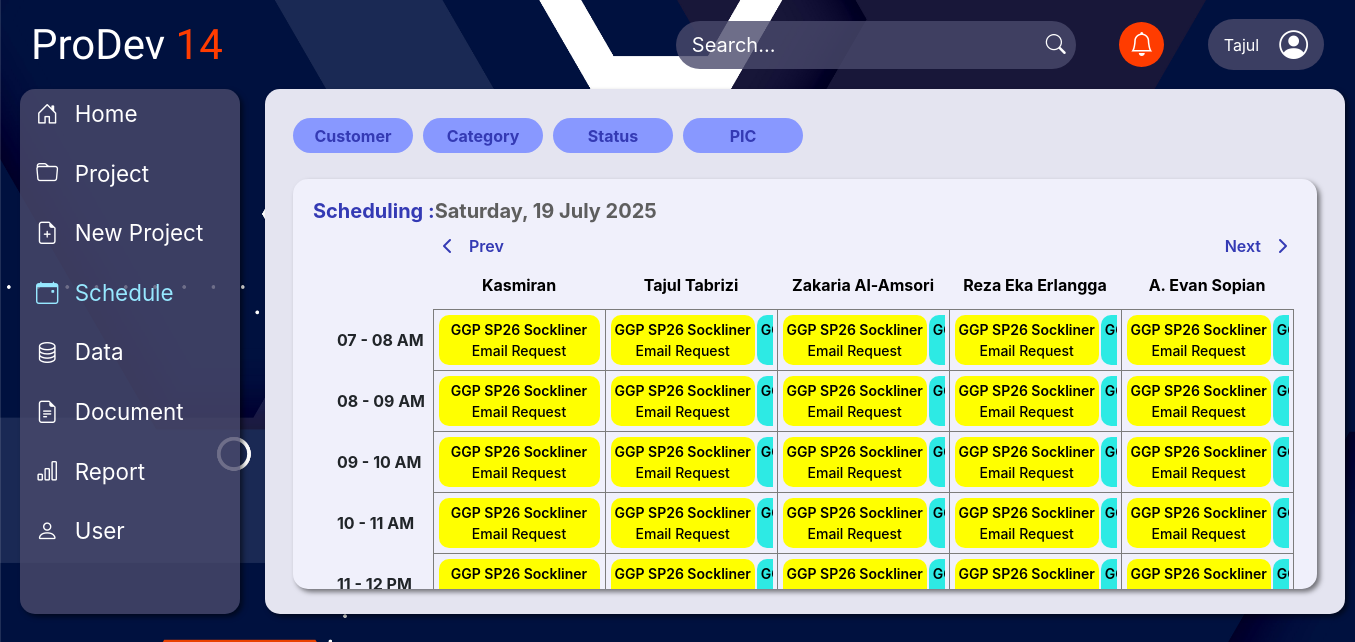
Screenshot of /public/schedule/detail_perdate/2025-07-19 with the database file from the repository.
### tables this page shows
CREATE TABLE `user` (
  `nik` varchar(10) NOT NULL,
  `full_name` varchar(30) NOT NULL,
  `call_name` varchar(10) NOT NULL,
  `username` varchar(30) NOT NULL,
  `password` varchar(100) NOT NULL,
  `role` varchar(20) NOT NULL
);

CREATE TABLE `project` (
  `id_project` varchar(20) NOT NULL,
  `id_category` varchar(5) NOT NULL,
  `id_customer` varchar(5) NOT NULL,
  `project` varchar(50) NOT NULL,
  `start_date` datetime NOT NULL DEFAULT current_timestamp(),
  `due_date` datetime NOT NULL,
  `status` varchar(50) NOT NULL,
  `progress` int(11) NOT NULL
);

CREATE TABLE `step` (
  `id_step` varchar(20) NOT NULL,
  `id_project` varchar(20) NOT NULL,
  `nik_user` varchar(10) NOT NULL,
  `step` varchar(30) NOT NULL,
  `area` varchar(20) NOT NULL,
  `plan_date` datetime NOT NULL
);

### app/core/Controller.php (called while the page is built, shortened)
<?php
class Controller
{
  public function view($view, $data = [])
  {
    require_once '../app/views/' . $view . '.php';
  }
  public function model($model)
  {
    return new $model;
  }
}

### app/controllers/Schedule.php (called while the page is built, shortened)
<?php
class Schedule extends Controller
{
  public function detail_perdate($date)
  {
    $data['judul'] = 'Schedule Project';
    $data['proj'] = $this->model('Schedule_model')->getAllProject();
    $data['cust'] = $this->model('Schedule_model')->getAllCustomer();
    $data['cate'] = $this->model('Schedule_model')->getAllCategory();
    $data['pic'] = $this->model('Schedule_model')->getUserTeamMember();
    $data['date'] = $this->model('Schedule_model')->getDate($date);
    $this->view('schedule/detail_perdate', $data);
  }
}

### app/core/App.php (called while the page is built, shortened)
<?php
class App
{
  protected $method = 'index';
  protected $params = [];
  public function __construct()
  {
    $url = $this->parseURL();
    if (isset($url[0]) && file_exists('../app/controllers/' . $url[0] . '.php')) {
      unset($url[0]);
    }
    $this->controller = new $this->controller;
    if (isset($url[1])) {
      if (method_exists($this->controller, $url[1])) {
        $this->method = $url[1];
        unset($url[1]);
      }
    }
    if (!empty($url)) {
      $this->params = array_values($url);
    }
    call_user_func_array([$this->controller, $this->method], $this->params);
  }
  public function parseURL()
  {
    if (isset($_GET['url'])) {
      $url = rtrim($_GET['url'], '/');
      $url = filter_var($url, FILTER_SANITIZE_URL);
      $url = explode('/', $url);
      return $url;
    }
  }
}

### public/index.php (called while the page is built, shortened)
<?php
$app = new App;

### app/core/Database.php (called while the page is built, shortened)
<?php
class Database
{
  private $host = DB_HOST;
  private $user = DB_USER;
  private $pass = DB_PASS;
  private $db_name = DB_NAME;
  private $dbh;
  private $stmt;
  public function __construct()
  {
    $dsn = 'mysql:host=' . $this->host . ';dbname=' . $this->db_name;
    $option = [
      PDO::ATTR_PERSISTENT => true,
      PDO::ATTR_ERRMODE => PDO::ERRMODE_EXCEPTION
    ];
    try {
      $this->dbh = new PDO($dsn, $this->user, $this->pass, $option);
    } catch (PDOException $e) {
      die($e->getMessage());
    }
  }
  public function query($query)
  {
    $this->stmt = $this->dbh->prepare($query);
  }
  public function execute()
  {
    $this->stmt->execute();
  }
  public function resultSet()
  {
    $this->execute();
    return $this->stmt->fetchAll(PDO::FETCH_ASSOC);
  }
  public function single()
  {
    $this->execute();
    return $this->stmt->fetch(PDO::FETCH_ASSOC);
  }
}

### app/models/Schedule_model.php (called while the page is built, shortened)
<?php
class Schedule_model
{
  private $db;
  public function __construct()
  {
    $this->db = new Database;
  }
  public function getAllProject()
  {
    $this->db->query('SELECT * FROM
                        step st
                      JOIN
                        project pj ON st.id_project = pj.id_project
                      JOIN
                        category cg ON pj.id_category = cg.id_category
                      JOIN
                        customer ct ON pj.id_customer = ct.id_customer
                      JOIN
                        user us ON st.nik_user = us.nik
                      GROUP BY pj.project');
    return $this->db->single();
  }
  public function getAllCustomer()
  {
    $this->db->query('SELECT * FROM customer');
    return $this->db->resultSet();
  }
  public function getAllCategory()
  {
    $this->db->query('SELECT * FROM category');
    return $this->db->resultSet();
  }
  public function getUserTeamMember()
  {
    $this->db->query("SELECT * FROM user WHERE role IN ('Team Member', 'Administrator')");
    return $this->db->resultSet();
  }
}

### app/views/schedule/detail_perdate.php (the view, shortened to what this page needs)
<div class="container">
  <div class="card p-2" id="bg-card" style="height: 525px;">
    <div class="card-body">
      <div class="row">
        <div class="col-lg-6">
        </div>
      </div>
      <div class="d-flex justify-content-between">
        <form method="GET" action="" class="d-flex gap-3 mb-3">
        <div class="position-relative" style="margin-right: 10px;">
          <select name="customer" class="form-select ps-5 no-arrow" onchange="this.form.submit()">
            <option value="">Customer</option>
          </select>
        </div>
        <div class="position-relative" style="margin-right: 10px;">
          <select name="category" class="form-select ps-5 no-arrow" onchange="this.form.submit()">
            <option value="">Category</option>
          </select>
        </div>
        <div class="position-relative" style="margin-right: 10px;">
          <select name="status" class="form-select ps-5 no-arrow" onchange="this.form.submit()">
            <option value="">Status</option>
          </select>
        </div>
        <div class="position-relative" style="margin-right: 10px;">
          <select name="pic" class="form-select ps-5 no-arrow" onchange="this.form.submit()">
            <option value="">PIC</option>
          </select>
        </div>
      </form>
    </div>
        <div class="card project-card">
          <div class="card-body" style="max-height: 410px; height: 410px; overflow-y: auto;">
            <div class="d-flex">
              <h4 class="project-title">Scheduling  :</h4> <br style="width: 10px;">
              <h4 class="project-title-date"><?= date('l, d F Y', strtotime($data['date']));  ?></h4>
            </div>
            <div class="d-flex justify-content-between" style="margin-left: 120px;">
              <div class="d-flex justify-content-start toggle-button">
                <div class="icon-add-row">
                  <i class="fas fa-chevron-left"></i>
                </div>
                <button onclick="showContent('prod', this)" class="toggle-new-proj d-flex align-items-center tampilModalUpdate" data-toggle="modal" data-target="#ModalUpdate" data-id="<?= $proj['id_project']; ?>">Prev</button>
              </div>
              <div class="d-flex justify-content-end toggle-button">
                  <button onclick="showContent('doc', this)" class="toggle-new-proj d-flex align-items-center tampilModalUpdate" data-toggle="modal" data-target="#ModalUpdate" data-id="<?= $proj['id_project']; ?>">Next</button>
                  <div class="icon-add-row">
                    <i class="fas fa-chevron-right"></i>
                  </div>
              </div>
            </div>
            <table style="table-layout: fixed; width: max-content; border-collapse: collapse;" class="table new-prod-form">
              <thead>
                <tr>
                  <th style="width: 120px; min-width: 110px; max-width: 110px;"></th>
                  <?php foreach ($data['pic'] as $pic) : ?>
                  <th style="width: 50px; max-width: 50px; text-align: center;"><a href="<?= BASEURL; ?>/schedule/detail_perpic/<?= $data['date']; ?>/<?= $pic['nik'] ?>" style="color: black; text-decoration: none;"><?= $pic['full_name'] ?></a></th>
                  <?php endforeach ?>
                </tr>
              </thead>
              <tbody id="table-body-prod">
                <?php
                $startHour = 7;
                $endHour = 16;
                for ($i = $startHour; $i < $endHour; $i++) {
                      if ($i == 12) {
                          continue;
                      }
                      $from = strtotime("$i:00");
                      $to = strtotime(($i + 1) . ":00");
                ?>
                  <tr>
                    <th style="position: relative; width: 120px; min-width: 120px; max-width: 120px; overflow: hidden;">
                      <div style="position: absolute; top: 50%; left: 20%; transform: translate(0, -50%); white-space: nowrap;">
                        <?= date('h', $from) . ' - ' . date('h A', $to); ?>
                      </div>
                    </th>
                    <td class="p-1 text-center">
                      <a href="#" class="d-flex" style="width: 163px; overflow: hidden; white-space: nowrap;text-overflow: ellipsis;" data-toggle="modal" data-target="#ModalSchedule" data-id="<?= $proj['id_project']; ?>">
                        <div class="bar-pic-schedule1 text-align-center p-1"><strong style="font-weight: 600;"><?= $data['proj']['project']; ?><br></strong><?= $data['proj']['step']; ?></div>
                    </a>
                    </td>
                    <td class="p-1 text-center">
                      <div class="d-flex" style="width: 163px; overflow: hidden; white-space: nowrap;text-overflow: ellipsis;">
                        <div class="bar-pic-schedule1 text-align-center p-1"><strong style="font-weight: 600;"><?= $data['proj']['project']; ?><br></strong><?= $data['proj']['step']; ?></div>
                        <div class="bar-pic-schedule2 text-align-center p-1"><strong style="font-weight: 600;"><?= $data['proj']['project']; ?><br></strong><?= $data['proj']['step']; ?></div>
                      </div>
                    </td>
                    <td class="p-1 text-center">
                      <div class="d-flex" style="width: 163px; overflow: hidden; white-space: nowrap;text-overflow: ellipsis;">
                        <div class="bar-pic-schedule1 text-align-center p-1"><strong style="font-weight: 600;"><?= $data['proj']['project']; ?><br></strong><?= $data['proj']['step']; ?></div>
                        <div class="bar-pic-schedule2 text-align-center p-1"><strong style="font-weight: 600;"><?= $data['proj']['project']; ?><br></strong><?= $data['proj']['step']; ?></div>
                      </div>
                    </td>
                    <td class="p-1 text-center">
                      <div class="d-flex" style="width: 163px; overflow: hidden; white-space: nowrap;text-overflow: ellipsis;">
                        <div class="bar-pic-schedule1 text-align-center p-1"><strong style="font-weight: 600;"><?= $data['proj']['project']; ?><br></strong><?= $data['proj']['step']; ?></div>
                        <div class="bar-pic-schedule2 text-align-center p-1"><strong style="font-weight: 600;"><?= $data['proj']['project']; ?><br></strong><?= $data['proj']['step']; ?></div>
                      </div>
                    </td>
                    <td class="p-1 text-center">
                      <div class="d-flex" style="width: 163px; overflow: hidden; white-space: nowrap;text-overflow: ellipsis;">
                        <div class="bar-pic-schedule1 text-align-center p-1"><strong style="font-weight: 600;"><?= $data['proj']['project']; ?><br></strong><?= $data['proj']['step']; ?></div>
                        <div class="bar-pic-schedule2 text-align-center p-1"><strong style="font-weight: 600;"><?= $data['proj']['project']; ?><br></strong><?= $data['proj']['step']; ?></div>
                      </div>
                    </td>
                  </tr>
                <?php } ?>
              </tbody>
            </table>
          </div>
        </div>
    </div>
  </div>
</div>

### public/css/style.css (style rules this page uses)
html, body { height: 100%; width: 100%; margin: 0; padding: 0; }
body { background-image: url(../img/background.jpg); background-size: cover; background-repeat: no-repeat; background-attachment: fixed; }
.jumbotron, .container { margin-left: 110px; width: calc(200vh - 210px); height: calc(100vh - 110px); }
#bg-card { background-color: #e4e4f0; margin-left: 140px; width: 1080px; border-radius: 15px; border: none; box-shadow: 3px 3px 5px rgba(0, 0, 0, 0.5); }
.project-card { border-radius: 15px; margin-bottom: 20px; background-color: #f0f0fb; border: none; box-shadow: 3px 3px 5px rgba(0, 0, 0, 0.5); }
.project-title { font-size: 20px; font-weight: bold; color: #343ab4; }
.project-title-date { font-size: 20px; font-weight: bold; color: #5e5e5e; }
.form-select { background-color: #8898ff; border: none; height: 35px; width: 120px; padding: 5px 5px 5px 5px; text-align: center; border-radius: 20px; margin-bottom: 10px; color: #343ab4; font-weight: 700; font-size: 16px; }
select.no-arrow { -webkit-appearance: none; -moz-appearance: none; appearance: none; background-image: none; }
.table.new-prod-form, .table.new-prod-form th { border: none !important; }
.table.new-prod-form td { border: solid 1px #7c7c7c; }
.icon-add-row { align-content: center; text-align: center; color: #343ab4; width: 30px; height: 30px; border: solid 1px #343ab4; border-radius: 20px; }
.icon-add-row, .btn-add-row { background-color: transparent; align-content: center; text-align: center; color: #343ab4; height: 30px; border: none; border-radius: 20px; font-weight: 600; }
.toggle-new-proj { background-color: transparent !important; align-content: center; text-align: center; color: #343ab4; height: 30px; border: none; border-radius: 20px; font-weight: 600; }
.bar-pic-schedule1 { font-size: 14px; background-color: yellow; border-radius: 10px; color: black; width: 380px; margin: 1px; font-weight: 500; }
.bar-pic-schedule2 { font-size: 14px; background-color: rgb(45, 234, 228); border-radius: 10px; color: black; width: 380px; margin: 1px; font-weight: 500; }

### rows the page displays
user: full_name "Kasmiran"
user: full_name "Tajul Tabrizi"
user: full_name "Zakaria Al-Amsori"
user: full_name "Reza Eka Erlangga"
user: full_name "A. Evan Sopian"
project: project "GGP SP26 Sockliner"
step: step "Email Request"

### other values shown
date('l, d F Y', strtotime($data['date'])) "Saturday, 19 July 2025"
date('h', $from) "07"
date('h A', $to) "08 AM"
date('h', $from) "08"
date('h A', $to) "09 AM"
date('h', $from) "09"
date('h A', $to) "10 AM"
date('h', $from) "10"
date('h A', $to) "11 AM"
date('h', $from) "11"
date('h A', $to) "12 PM"
